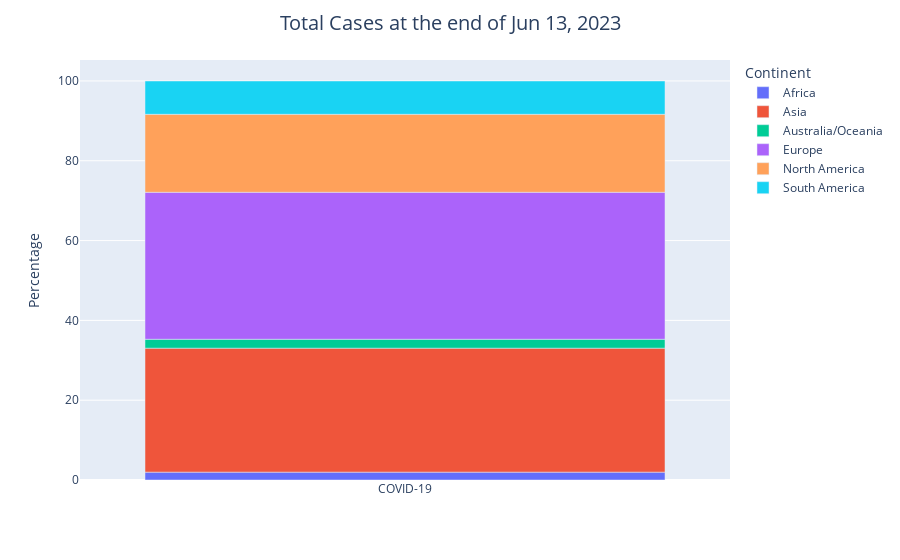
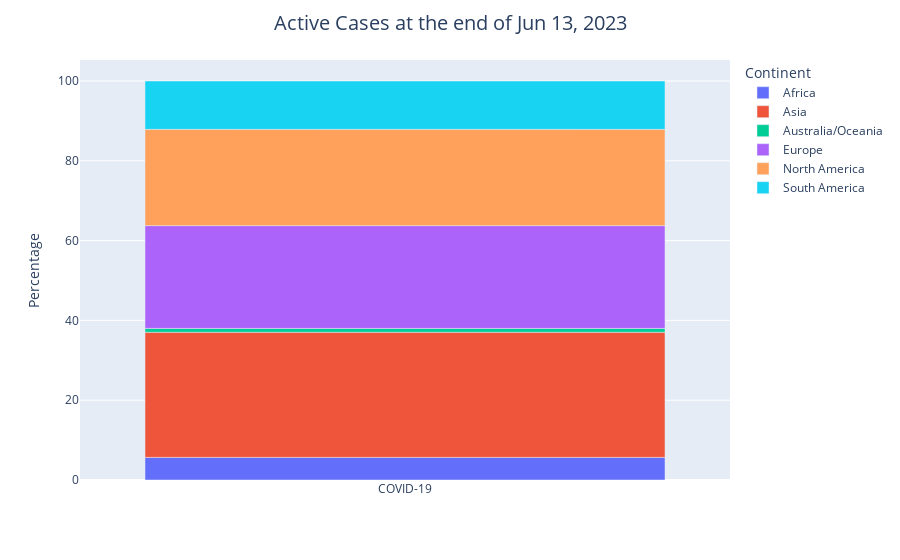
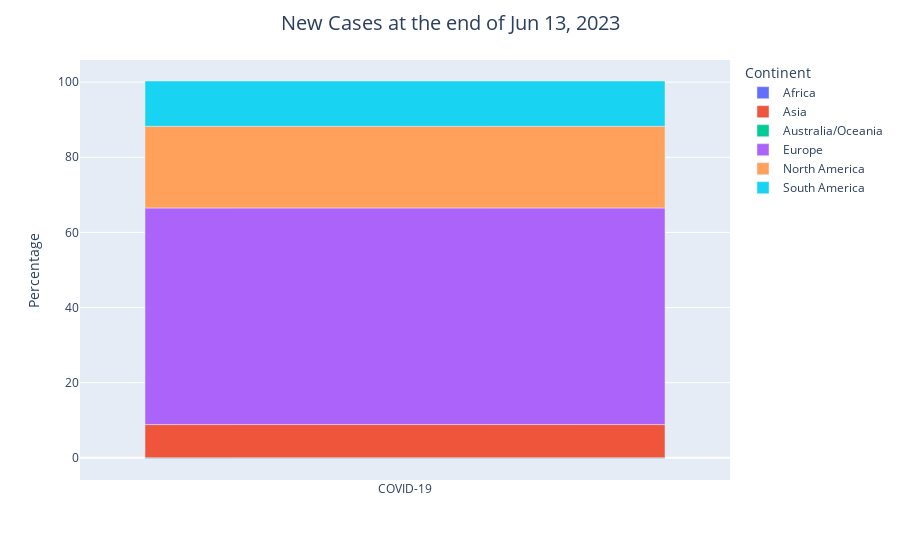
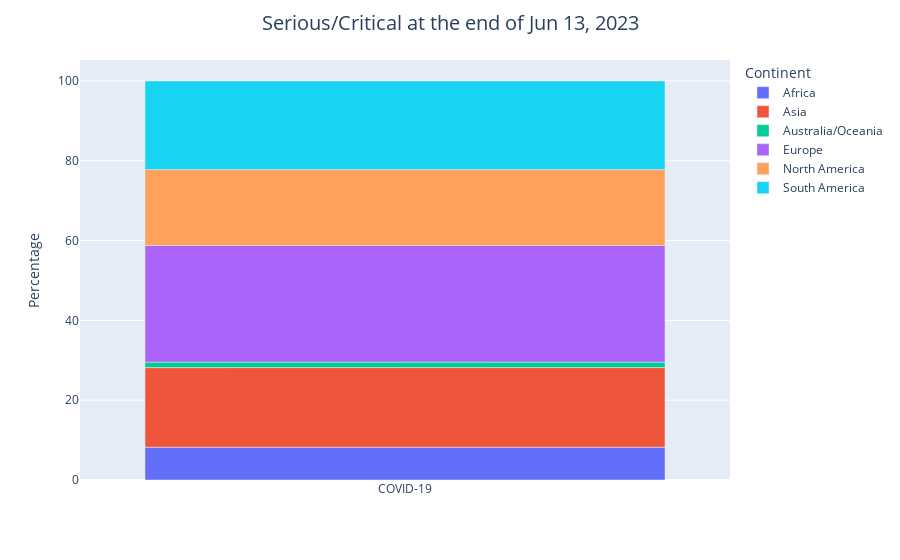

Write notebook code for charts like these, in order.
### Code cell
continent_visualization(cases_vis_list)

### Figure 1 — Plotly figure (JSON) as saved in the notebook; plotly's stock layout.template omitted (floating-point values rounded to 4 significant figures)
{"data": [{"alignmentgroup": "True", "customdata": [[12808992]], "hovertemplate": "Continent=Africa<br>Virus=%{x}<br>Percentage=%{y}<br>Total Cases=%{customdata[0]}<extra></extra>", "legendgroup": "Africa", "marker": {"color": "#636efa"}, "name": "Africa", "offsetgroup": "Africa", "orientation": "v", "showlegend": true, "textposition": "auto", "type": "bar", "x": ["COVID-19"], "xaxis": "x", "y": [1.97], "yaxis": "y"}, {"alignmentgroup": "True", "customdata": [[201625298]], "hovertemplate": "Continent=Asia<br>Virus=%{x}<br>Percentage=%{y}<br>Total Cases=%{customdata[0]}<extra></extra>", "legendgroup": "Asia", "marker": {"color": "#EF553B"}, "name": "Asia", "offsetgroup": "Asia", "orientation": "v", "showlegend": true, "textposition": "auto", "type": "bar", "x": ["COVID-19"], "xaxis": "x", "y": [31.07], "yaxis": "y"}, {"alignmentgroup": "True", "customdata": [[14468050]], "hovertemplate": "Continent=Australia/Oceania<br>Virus=%{x}<br>Percentage=%{y}<br>Total Cases=%{customdata[0]}<extra></extra>", "legendgroup": "Australia/Oceania", "marker": {"color": "#00cc96"}, "name": "Australia/Oceania", "offsetgroup": "Australia/Oceania", "orientation": "v", "showlegend": true, "textposition": "auto", "type": "bar", "x": ["COVID-19"], "xaxis": "x", "y": [2.23], "yaxis": "y"}, {"alignmentgroup": "True", "customdata": [[239054787]], "hovertemplate": "Continent=Europe<br>Virus=%{x}<br>Percentage=%{y}<br>Total Cases=%{customdata[0]}<extra></extra>", "legendgroup": "Europe", "marker": {"color": "#ab63fa"}, "name": "Europe", "offsetgroup": "Europe", "orientation": "v", "showlegend": true, "textposition": "auto", "type": "bar", "x": ["COVID-19"], "xaxis": "x", "y": [36.83], "yaxis": "y"}, {"alignmentgroup": "True", "customdata": [[126834117]], "hovertemplate": "Continent=North America<br>Virus=%{x}<br>Percentage=%{y}<br>Total Cases=%{customdata[0]}<extra></extra>", "legendgroup": "North America", "marker": {"color": "#FFA15A"}, "name": "North America", "offsetgroup": "North America", "orientation": "v", "showlegend": true, "textposition": "auto", "type": "bar", "x": ["COVID-19"], "xaxis": "x", "y": [19.54], "yaxis": "y"}, {"alignmentgroup": "True", "customdata": [[54216430]], "hovertemplate": "Continent=South America<br>Virus=%{x}<br>Percentage=%{y}<br>Total Cases=%{customdata[0]}<extra></extra>", "legendgroup": "South America", "marker": {"color": "#19d3f3"}, "name": "South America", "offsetgroup": "South America", "orientation": "v", "showlegend": true, "textposition": "auto", "type": "bar", "x": ["COVID-19"], "xaxis": "x", "y": [8.35], "yaxis": "y"}], "layout": {"barmode": "relative", "legend": {"title": {"text": "Continent"}, "tracegroupgap": 0}, "margin": {"t": 60}, "title": {"font": {"size": 20}, "text": "Total Cases at the end of Jun 13, 2023", "x": 0.5, "xanchor": "center"}, "xaxis": {"anchor": "y", "domain": [0.0, 1.0], "title": {"text": ""}}, "yaxis": {"anchor": "x", "domain": [0.0, 1.0], "title": {"text": "Percentage"}}}}

### Figure 2 — Plotly figure (JSON) as saved in the notebook; plotly's stock layout.template omitted (floating-point values rounded to 4 significant figures)
{"data": [{"alignmentgroup": "True", "customdata": [[383000.0]], "hovertemplate": "Continent=Africa<br>Virus=%{x}<br>Percentage=%{y}<br>Active Cases=%{customdata[0]}<extra></extra>", "legendgroup": "Africa", "marker": {"color": "#636efa"}, "name": "Africa", "offsetgroup": "Africa", "orientation": "v", "showlegend": true, "textposition": "auto", "type": "bar", "x": ["COVID-19"], "xaxis": "x", "y": [5.67], "yaxis": "y"}, {"alignmentgroup": "True", "customdata": [[2120000.0]], "hovertemplate": "Continent=Asia<br>Virus=%{x}<br>Percentage=%{y}<br>Active Cases=%{customdata[0]}<extra></extra>", "legendgroup": "Asia", "marker": {"color": "#EF553B"}, "name": "Asia", "offsetgroup": "Asia", "orientation": "v", "showlegend": true, "textposition": "auto", "type": "bar", "x": ["COVID-19"], "xaxis": "x", "y": [31.36], "yaxis": "y"}, {"alignmentgroup": "True", "customdata": [[64710.0]], "hovertemplate": "Continent=Australia/Oceania<br>Virus=%{x}<br>Percentage=%{y}<br>Active Cases=%{customdata[0]}<extra></extra>", "legendgroup": "Australia/Oceania", "marker": {"color": "#00cc96"}, "name": "Australia/Oceania", "offsetgroup": "Australia/Oceania", "orientation": "v", "showlegend": true, "textposition": "auto", "type": "bar", "x": ["COVID-19"], "xaxis": "x", "y": [0.96], "yaxis": "y"}, {"alignmentgroup": "True", "customdata": [[1741000.0]], "hovertemplate": "Continent=Europe<br>Virus=%{x}<br>Percentage=%{y}<br>Active Cases=%{customdata[0]}<extra></extra>", "legendgroup": "Europe", "marker": {"color": "#ab63fa"}, "name": "Europe", "offsetgroup": "Europe", "orientation": "v", "showlegend": true, "textposition": "auto", "type": "bar", "x": ["COVID-19"], "xaxis": "x", "y": [25.76], "yaxis": "y"}, {"alignmentgroup": "True", "customdata": [[1631000.0]], "hovertemplate": "Continent=North America<br>Virus=%{x}<br>Percentage=%{y}<br>Active Cases=%{customdata[0]}<extra></extra>", "legendgroup": "North America", "marker": {"color": "#FFA15A"}, "name": "North America", "offsetgroup": "North America", "orientation": "v", "showlegend": true, "textposition": "auto", "type": "bar", "x": ["COVID-19"], "xaxis": "x", "y": [24.13], "yaxis": "y"}, {"alignmentgroup": "True", "customdata": [[819400.0]], "hovertemplate": "Continent=South America<br>Virus=%{x}<br>Percentage=%{y}<br>Active Cases=%{customdata[0]}<extra></extra>", "legendgroup": "South America", "marker": {"color": "#19d3f3"}, "name": "South America", "offsetgroup": "South America", "orientation": "v", "showlegend": true, "textposition": "auto", "type": "bar", "x": ["COVID-19"], "xaxis": "x", "y": [12.12], "yaxis": "y"}], "layout": {"barmode": "relative", "legend": {"title": {"text": "Continent"}, "tracegroupgap": 0}, "margin": {"t": 60}, "title": {"font": {"size": 20}, "text": "Active Cases at the end of Jun 13, 2023", "x": 0.5, "xanchor": "center"}, "xaxis": {"anchor": "y", "domain": [0.0, 1.0], "title": {"text": ""}}, "yaxis": {"anchor": "x", "domain": [0.0, 1.0], "title": {"text": "Percentage"}}}}

### Figure 3 — Plotly figure (JSON) as saved in the notebook; plotly's stock layout.template omitted (floating-point values rounded to 4 significant figures)
{"data": [{"alignmentgroup": "True", "customdata": [[-44.0]], "hovertemplate": "Continent=Africa<br>Virus=%{x}<br>Percentage=%{y}<br>New Cases=%{customdata[0]}<extra></extra>", "legendgroup": "Africa", "marker": {"color": "#636efa"}, "name": "Africa", "offsetgroup": "Africa", "orientation": "v", "showlegend": true, "textposition": "auto", "type": "bar", "x": ["COVID-19"], "xaxis": "x", "y": [-0.26], "yaxis": "y"}, {"alignmentgroup": "True", "customdata": [[1511.0]], "hovertemplate": "Continent=Asia<br>Virus=%{x}<br>Percentage=%{y}<br>New Cases=%{customdata[0]}<extra></extra>", "legendgroup": "Asia", "marker": {"color": "#EF553B"}, "name": "Asia", "offsetgroup": "Asia", "orientation": "v", "showlegend": true, "textposition": "auto", "type": "bar", "x": ["COVID-19"], "xaxis": "x", "y": [8.85], "yaxis": "y"}, {"alignmentgroup": "True", "customdata": [[-10.0]], "hovertemplate": "Continent=Australia/Oceania<br>Virus=%{x}<br>Percentage=%{y}<br>New Cases=%{customdata[0]}<extra></extra>", "legendgroup": "Australia/Oceania", "marker": {"color": "#00cc96"}, "name": "Australia/Oceania", "offsetgroup": "Australia/Oceania", "orientation": "v", "showlegend": true, "textposition": "auto", "type": "bar", "x": ["COVID-19"], "xaxis": "x", "y": [-0.06], "yaxis": "y"}, {"alignmentgroup": "True", "customdata": [[9845.0]], "hovertemplate": "Continent=Europe<br>Virus=%{x}<br>Percentage=%{y}<br>New Cases=%{customdata[0]}<extra></extra>", "legendgroup": "Europe", "marker": {"color": "#ab63fa"}, "name": "Europe", "offsetgroup": "Europe", "orientation": "v", "showlegend": true, "textposition": "auto", "type": "bar", "x": ["COVID-19"], "xaxis": "x", "y": [57.67], "yaxis": "y"}, {"alignmentgroup": "True", "customdata": [[3710.0]], "hovertemplate": "Continent=North America<br>Virus=%{x}<br>Percentage=%{y}<br>New Cases=%{customdata[0]}<extra></extra>", "legendgroup": "North America", "marker": {"color": "#FFA15A"}, "name": "North America", "offsetgroup": "North America", "orientation": "v", "showlegend": true, "textposition": "auto", "type": "bar", "x": ["COVID-19"], "xaxis": "x", "y": [21.73], "yaxis": "y"}, {"alignmentgroup": "True", "customdata": [[2059.0]], "hovertemplate": "Continent=South America<br>Virus=%{x}<br>Percentage=%{y}<br>New Cases=%{customdata[0]}<extra></extra>", "legendgroup": "South America", "marker": {"color": "#19d3f3"}, "name": "South America", "offsetgroup": "South America", "orientation": "v", "showlegend": true, "textposition": "auto", "type": "bar", "x": ["COVID-19"], "xaxis": "x", "y": [12.06], "yaxis": "y"}], "layout": {"barmode": "relative", "legend": {"title": {"text": "Continent"}, "tracegroupgap": 0}, "margin": {"t": 60}, "title": {"font": {"size": 20}, "text": "New Cases at the end of Jun 13, 2023", "x": 0.5, "xanchor": "center"}, "xaxis": {"anchor": "y", "domain": [0.0, 1.0], "title": {"text": ""}}, "yaxis": {"anchor": "x", "domain": [0.0, 1.0], "title": {"text": "Percentage"}}}}

### Figure 4 — Plotly figure (JSON) as saved in the notebook; plotly's stock layout.template omitted (floating-point values rounded to 4 significant figures)
{"data": [{"alignmentgroup": "True", "customdata": [[515]], "hovertemplate": "Continent=Africa<br>Virus=%{x}<br>Percentage=%{y}<br>Serious/Critical=%{customdata[0]}<extra></extra>", "legendgroup": "Africa", "marker": {"color": "#636efa"}, "name": "Africa", "offsetgroup": "Africa", "orientation": "v", "showlegend": true, "textposition": "auto", "type": "bar", "x": ["COVID-19"], "xaxis": "x", "y": [8.2], "yaxis": "y"}, {"alignmentgroup": "True", "customdata": [[1254]], "hovertemplate": "Continent=Asia<br>Virus=%{x}<br>Percentage=%{y}<br>Serious/Critical=%{customdata[0]}<extra></extra>", "legendgroup": "Asia", "marker": {"color": "#EF553B"}, "name": "Asia", "offsetgroup": "Asia", "orientation": "v", "showlegend": true, "textposition": "auto", "type": "bar", "x": ["COVID-19"], "xaxis": "x", "y": [19.97], "yaxis": "y"}, {"alignmentgroup": "True", "customdata": [[86]], "hovertemplate": "Continent=Australia/Oceania<br>Virus=%{x}<br>Percentage=%{y}<br>Serious/Critical=%{customdata[0]}<extra></extra>", "legendgroup": "Australia/Oceania", "marker": {"color": "#00cc96"}, "name": "Australia/Oceania", "offsetgroup": "Australia/Oceania", "orientation": "v", "showlegend": true, "textposition": "auto", "type": "bar", "x": ["COVID-19"], "xaxis": "x", "y": [1.37], "yaxis": "y"}, {"alignmentgroup": "True", "customdata": [[1835]], "hovertemplate": "Continent=Europe<br>Virus=%{x}<br>Percentage=%{y}<br>Serious/Critical=%{customdata[0]}<extra></extra>", "legendgroup": "Europe", "marker": {"color": "#ab63fa"}, "name": "Europe", "offsetgroup": "Europe", "orientation": "v", "showlegend": true, "textposition": "auto", "type": "bar", "x": ["COVID-19"], "xaxis": "x", "y": [29.23], "yaxis": "y"}, {"alignmentgroup": "True", "customdata": [[1194]], "hovertemplate": "Continent=North America<br>Virus=%{x}<br>Percentage=%{y}<br>Serious/Critical=%{customdata[0]}<extra></extra>", "legendgroup": "North America", "marker": {"color": "#FFA15A"}, "name": "North America", "offsetgroup": "North America", "orientation": "v", "showlegend": true, "textposition": "auto", "type": "bar", "x": ["COVID-19"], "xaxis": "x", "y": [19.02], "yaxis": "y"}, {"alignmentgroup": "True", "customdata": [[1394]], "hovertemplate": "Continent=South America<br>Virus=%{x}<br>Percentage=%{y}<br>Serious/Critical=%{customdata[0]}<extra></extra>", "legendgroup": "South America", "marker": {"color": "#19d3f3"}, "name": "South America", "offsetgroup": "South America", "orientation": "v", "showlegend": true, "textposition": "auto", "type": "bar", "x": ["COVID-19"], "xaxis": "x", "y": [22.2], "yaxis": "y"}], "layout": {"barmode": "relative", "legend": {"title": {"text": "Continent"}, "tracegroupgap": 0}, "margin": {"t": 60}, "title": {"font": {"size": 20}, "text": "Serious/Critical at the end of Jun 13, 2023", "x": 0.5, "xanchor": "center"}, "xaxis": {"anchor": "y", "domain": [0.0, 1.0], "title": {"text": ""}}, "yaxis": {"anchor": "x", "domain": [0.0, 1.0], "title": {"text": "Percentage"}}}}
